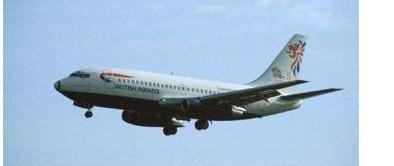
#> input picture Classification_Dataset/training/airplanes/IMG_1177.jpg, 394 x 166 px, found by its file name; its folder holds only this picture in this run
$ python dataSetStatistics.py
#> lines starting #> are read from the running program, lines starting #| are printed output that depends on the picture
from PIL import Image
from itertools import chain
import os
from os.path import isfile, join
import matplotlib.pyplot as plt

basePath = "DL-CompetitionsDatasets/Classification_Dataset/training"

dirs = [join(basePath, d) for d in os.listdir(basePath) if not isfile(join(basePath, d)) ]
onlyfiles = list(chain.from_iterable(map(lambda d: [join(d,f) for f in os.listdir(d)] ,dirs ) ))

res = {}
for f in onlyfiles:
  im = Image.open(f)
#> im is the input picture: PIL image 394x166 RGB; mean R, G, B 167.6, 191, 214.5
  width, height = im.size
#> width = 394; height = 166
  key = "{}x{}".format(width,height)
#> key = '394x166'
  #print(width,height)
  if key not in res:
    res[key] = 0
  res[key] +=1


print(res)
#| {'394x166': 1, '420x289': 1}

plt.figure( figsize=(10, 10), dpi=80)
plt.bar(range(len(res)), list(res.values()), align='center')
plt.xticks(range(len(res)), list(res.keys()),  rotation='vertical', fontsize=3 )
plt.show()
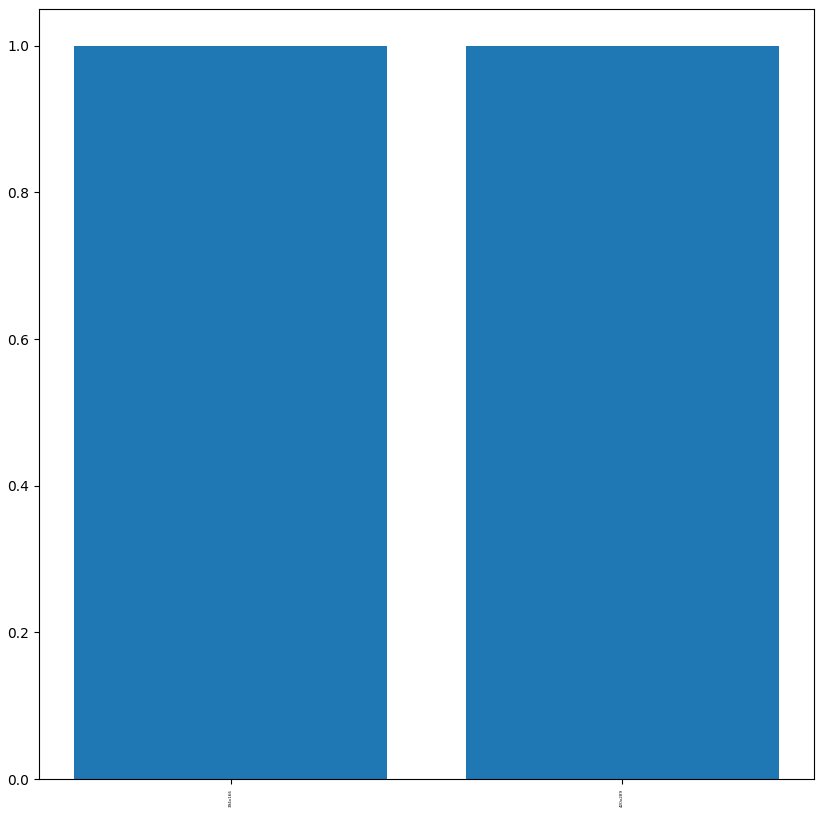
#> figure drawn by matplotlib, 1 panel

filtered_res = {}
for e in res:
  if res[e] > 2:
    filtered_res[e] = res[e]


plt.figure( figsize=(15, 15), dpi=80)
plt.bar(range(len(filtered_res)), list(filtered_res.values()), align='center')
plt.xticks(range(len(filtered_res)), list(filtered_res.keys()),  rotation='vertical', fontsize=3 )
plt.show()
